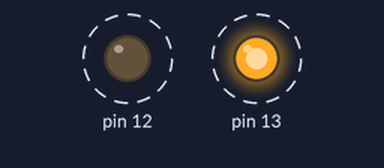
A sketch run on a simulated Arduino Uno, built with avr-gcc and run on an emulated ATmega328P. Parts: output pins drawn as LEDs (lit = HIGH). Dashed ring = blinking. What the sketch prints to the serial monitor is not drawn.

Above: at 0.2 s.
Timing chart, 0 to 3.0 s (numbered marks = the images above):
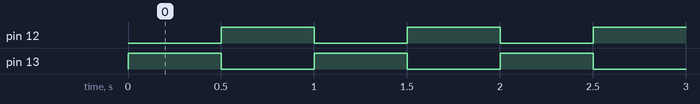

Measured:
- by itself, pin 12, pin 13: alternates HIGH for 0.50 s and LOW for 0.50 s

The sketch:

Serial_Plotter.ino
```cpp
void setup() {
  pinMode(13, OUTPUT);
  pinMode(12, OUTPUT);

  Serial.begin(9600);
}

void loop() {
  // sinewaveforms();
  // readAnalog();
  readDigital();
}

void readDigital() {
  digitalWrite(13, HIGH);
  digitalWrite(12, LOW);
  Serial.print(digitalRead(13));
  Serial.print(" ");
  Serial.println(digitalRead(12));
  delay(500);

  digitalWrite(13, LOW);
  digitalWrite(12, HIGH);
  Serial.print(digitalRead(13));
  Serial.print(" ");
  Serial.println(digitalRead(12));
  delay(500);
}

void readAnalog() {
  int a = analogRead(A0);
  int b = analogRead(A1);
  int c = analogRead(A2);
  int d = analogRead(A3);

  Serial.print(a);
  Serial.print(" ");
  Serial.print(b);
  Serial.print(" ");
  Serial.print(c);
  Serial.print(" ");
  Serial.println(d);
  delay(100);
}

void sinewaveforms() {
  for (int i = 0; i < 360; i += 5) {
    float a = 1 * sin(i * M_PI / 180);
    float b = 2 * sin((i + 90) * M_PI / 180);
    float c = 5 * sin((i + 180) * M_PI / 180);

    Serial.print(a);
    Serial.print("\t");

    Serial.print(b);
    Serial.print("\t");

    Serial.println(c);

    delay(100);
  }
}
```
